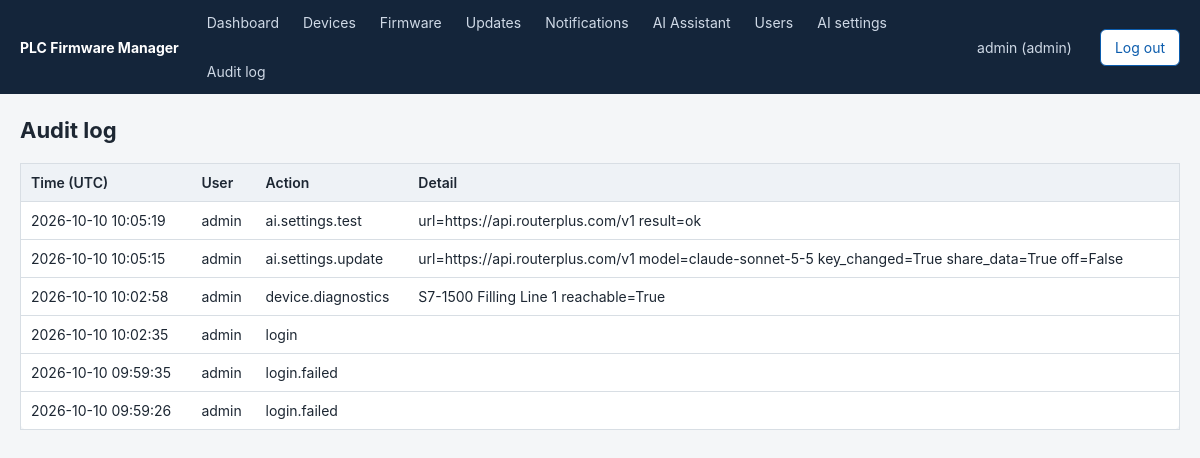
The app's page /audit (signed in) with its own data.
### app/models.py (models this page shows, shortened)
class User(Base):
    __tablename__ = "users"
    id: Mapped[int] = mapped_column(primary_key=True)
    username: Mapped[str] = mapped_column(String(64), unique=True)
    password_hash: Mapped[str] = mapped_column(String(128))
    role: Mapped[str] = mapped_column(String(16), default="viewer")
    active: Mapped[bool] = mapped_column(Boolean, default=True)
    created_at: Mapped[datetime] = mapped_column(DateTime, default=utcnow)

class AuditLog(Base):
    __tablename__ = "audit_log"
    id: Mapped[int] = mapped_column(primary_key=True)
    ts: Mapped[datetime] = mapped_column(DateTime, default=utcnow)
    username: Mapped[str] = mapped_column(String(64))
    action: Mapped[str] = mapped_column(String(64))
    detail: Mapped[str] = mapped_column(Text, default="")

### app/routers/admin.py (the view)
@router.get("/audit")
def audit_log(request: Request, user: User = Depends(require("admin")), db: Session = Depends(get_db)):
    rows = db.scalars(select(AuditLog).order_by(AuditLog.id.desc()).limit(500)).all()
    return render(request, "audit.html", user, db, rows=rows)

### app/templates/audit.html
{% extends "base.html" %}
{% block content %}
<h1>Audit log</h1>
<table>
  <tr><th>Time (UTC)</th><th>User</th><th>Action</th><th>Detail</th></tr>
  {% for r in rows %}
  <tr><td>{{ r.ts.strftime('%Y-%m-%d %H:%M:%S') }}</td><td>{{ r.username }}</td><td>{{ r.action }}</td><td>{{ r.detail }}</td></tr>
  {% endfor %}
</table>
{% endblock %}

### app/templates/base.html (shortened to what this page needs)
<!doctype html>
<html lang="en">
<head>
  <link rel="stylesheet" href="/static/style.css">
</head>
<body>
{% if user %}
<header>
  <span class="brand">PLC Firmware Manager</span>
  <nav>
    <a href="/">Dashboard</a>
    <a href="/devices">Devices</a>
    <a href="/firmware">Firmware</a>
    <a href="/updates">Updates</a>
    <a href="/notifications">Notifications{% if unread %} ({{ unread }}){% endif %}</a>
    <a href="/assistant">AI Assistant</a>
    {% if user.has_role('admin') %}<a href="/users">Users</a><a href="/ai-settings">AI settings</a><a href="/audit">Audit log</a>{% endif %}
  </nav>
  <a href="/account">{{ user.username }} ({{ user.role }})</a>
  <form method="post" action="/logout">
    <button class="secondary" type="submit">Log out</button>
  </form>
</header>
{% endif %}
<main>
  {% block content %}{% endblock %}
</main>
</body>
</html>

### app/static/style.css (style rules this page uses)
:root { --bg:#f4f6f8; --fg:#1d2733; --card:#fff; --line:#d8dee4; --accent:#0b5cad; --bad:#b42318; --warn:#b54708; --ok:#067647; }
* { box-sizing: border-box; }
body { margin:0; font:14px/1.5 -apple-system,Segoe UI,Roboto,sans-serif; background:var(--bg); color:var(--fg); }
header { background:#14253a; color:#fff; display:flex; align-items:center; gap:18px; padding:0 20px; flex-wrap:wrap; }
header .brand { font-weight:700; padding:12px 0; }
header nav { display:flex; gap:4px; flex:1; flex-wrap:wrap; }
header a { color:#cfd9e6; text-decoration:none; padding:12px 10px; }
header form { margin:0; display:inline; }
main { max-width:1200px; margin:20px auto; padding:0 20px; }
h1 { font-size:22px; margin:0 0 16px; }
table { width:100%; border-collapse:collapse; background:var(--card); border:1px solid var(--line); border-radius:8px; }
th, td { text-align:left; padding:8px 10px; border-bottom:1px solid var(--line); vertical-align:top; }
th { background:#eef2f6; font-weight:600; }
a { color:var(--accent); }
button, .btn { background:var(--accent); color:#fff; border:0; border-radius:6px; padding:7px 14px; font:inherit; cursor:pointer; text-decoration:none; display:inline-block; }
button.secondary, .btn.secondary { background:#fff; color:var(--accent); border:1px solid var(--accent); }

### records on screen
User: username "admin", role "admin"
AuditLog: ts "2026-10-10 10:05:19", username "admin", action "ai.settings.test", detail "url=https://api.routerplus.com/v1 result=ok"
AuditLog: ts "2026-10-10 10:05:15", username "admin", action "ai.settings.update", detail "url=https://api.routerplus.com/v1 model=claude-sonnet-5-5 key_changed=True share_data=True off=False"
AuditLog: ts "2026-10-10 10:02:58", username "admin", action "device.diagnostics", detail "S7-1500 Filling Line 1 reachable=True"
AuditLog: ts "2026-10-10 10:02:35", username "admin", action "login"
AuditLog: ts "2026-10-10 09:59:35", username "admin", action "login.failed"
AuditLog: ts "2026-10-10 09:59:26", username "admin", action "login.failed"
